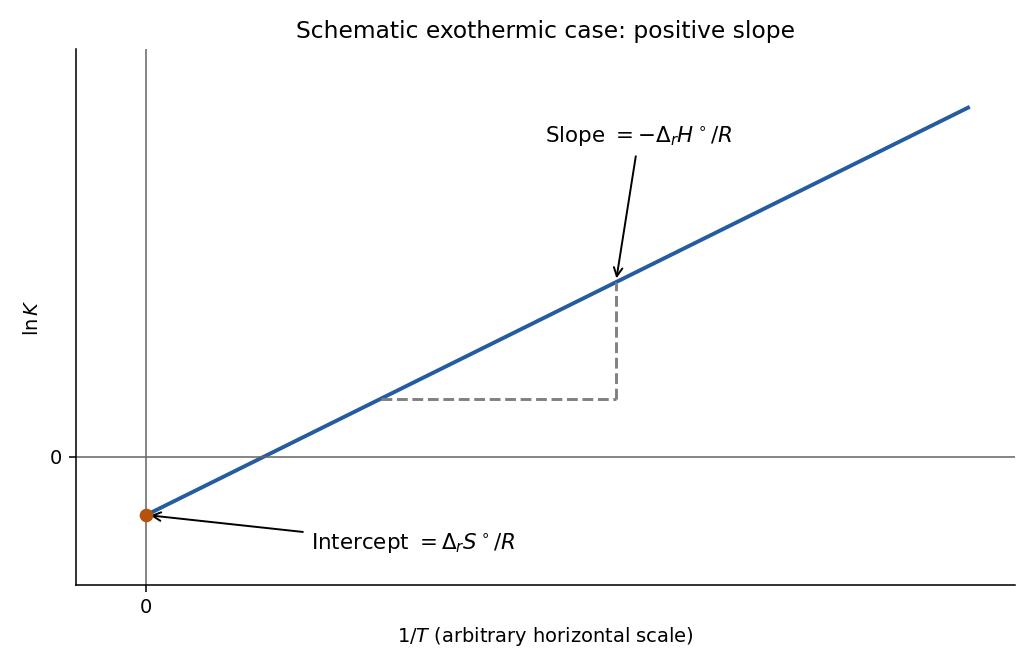

The Python source for this figure:
"""Original solution schematic; Python 3.14, numpy 2.3.5, matplotlib 3.10.7.
Writes its own PNG basename to the current working directory.
"""
from pathlib import Path
import sys
for candidate in Path(__file__).resolve().parents:
    if (candidate / 'tools' / 'chemistry_diagram.py').exists():
        sys.path.insert(0, str(candidate))
        break
import numpy as np
import matplotlib.pyplot as plt
from matplotlib.patches import FancyArrowPatch, Circle
from tools.chemistry_diagram import atom, bond, ring, wedge, curly, flow, finish, save, BLUE, ORANGE, GREEN

def txt(ax,x,y,s,size=11,color='0.15',ha='center'):
    ax.text(x,y,s,ha=ha,va='center',fontsize=size,color=color)
def couple(ax,a,b,label,rad=.3,offset=(0,0)):
    ax.add_patch(FancyArrowPatch(a,b,connectionstyle=f'arc3,rad={rad}',arrowstyle='<->',mutation_scale=10,color=BLUE,lw=1.3))
    m=(np.asarray(a)+np.asarray(b))/2+np.asarray(offset)
    txt(ax,*m,label,10,BLUE)
def benzene(ax,c=(0,0),scale=1):
    t=np.deg2rad([30,90,150,210,270,330]);pts=np.column_stack([np.cos(t),np.sin(t)])*scale+np.asarray(c)
    ring(ax,pts,{0:2,2:2,4:2});return pts
def carbonyl(ax,c,left,right,oxy='O',tetra=False,down=None):
    x,y=c;o=(x,y+1);bond(ax,c,o,1 if tetra else 2);atom(ax,o,oxy)
    for q,label in [(left[0],left[1]),(right[0],right[1])]:bond(ax,c,q);atom(ax,q,label)
    if down:bond(ax,c,down[0]);atom(ax,down[0],down[1])
    return o

fig,ax=plt.subplots(figsize=(7.4,4.8))
x=np.linspace(0,3.5,200);a=-1;b=2
ax.plot(x,a+b*x,color=BLUE,lw=2)
ax.axhline(0,color='0.4',lw=.8);ax.axvline(0,color='0.4',lw=.8)
ax.scatter([0],[a],color=ORANGE,zorder=4)
ax.annotate(r'Intercept $=\Delta_rS^\circ/R$',(0,a),(.7,-1.6),arrowprops={'arrowstyle':'->'},fontsize=11)
ax.annotate(r'Slope $=-\Delta_rH^\circ/R$',(2,3),(1.7,5.4),arrowprops={'arrowstyle':'->'},fontsize=11)
ax.plot([1,2],[1,1],ls='--',color='0.5');ax.plot([2,2],[1,3],ls='--',color='0.5')
ax.set(xlabel=r'$1/T$ (arbitrary horizontal scale)',ylabel=r'$\ln K$',xlim=(-.3,3.7),ylim=(-2.2,7))
ax.set_xticks([0]);ax.set_yticks([0]);ax.set_title('Schematic exothermic case: positive slope')
ax.spines[['top','right']].set_visible(False);fig.tight_layout()

save(fig, 'paper-1-vanthoff-plot.png')
